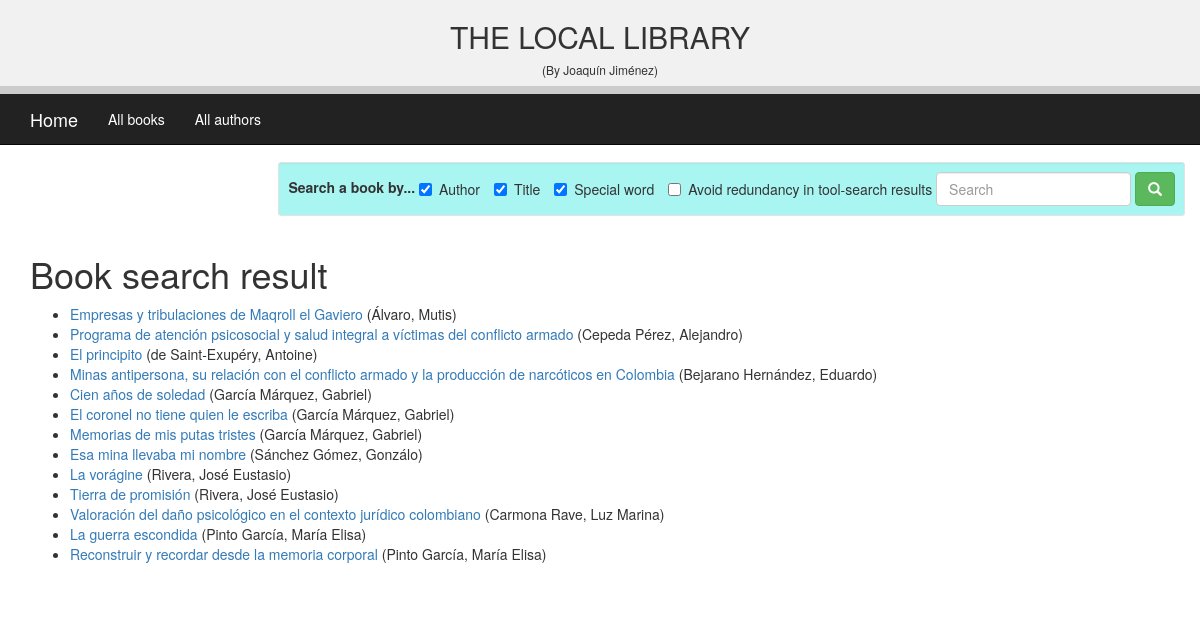
The app's page /catalog/search/ with its own data.
### catalog/models.py (models this page shows, shortened)
class Book(models.Model):
    title = models.CharField(max_length=200)
    author = models.ForeignKey('Author', on_delete=models.SET_NULL, null=True)
    summary = models.TextField(max_length=1000, help_text='Enter a brief description of the book')
    isbn = models.CharField('ISBN', max_length=13, help_text='13 Character <a href="https://www.isbn-international.org/content/what-isbn">ISBN number</a>')
    genre = models.ManyToManyField(Genre, help_text='Select a genre for this book')
    def display_genre(self):
            """Create a string for the Genre. This is required to display genre in Admin."""
            return ', '.join(genre.name for genre in self.genre.all()[:3])
    display_genre.short_description = 'Genre'
    def get_absolute_url(self):
        return reverse('book-detail', args=[str(self.id)])

class Author(models.Model):
    first_name = models.CharField(max_length=100)
    last_name = models.CharField(max_length=100)
    date_of_birth = models.DateField(null=True, blank=True)
    date_of_death = models.DateField('Died', null=True, blank=True)
    class Meta:
        ordering = ['last_name', 'first_name']
    def __str__(self):
        return f'{self.last_name}, {self.first_name}'

### catalog/views.py (the view, shortened to what this page needs)
# urls.py: path('search/', views.BookSearch, name='book-search'),
def BookSearch(request):
    book_default_list = Book.objects.all()
    search_box_field = request.GET.get('search_box')
    check_boxes_active = request.GET.getlist('check_boxes')
    summaries_list = []
    books_by_summary_list = []
    redundance = "redundancy" in check_boxes_active
    summary_search = dict(zip(books_by_summary_list, summaries_list))
    context = {
        'title_and_author_books': book_default_list,
        'summary_search_result': summary_search,
        'the_search': search_box_field,
        'check_boxes': check_boxes_active,
    }
    return render(request, 'search/book_search.html', context=context)

### catalog/templates/search/book_search.html (shortened to what this page needs)
{% extends "base_generic.html" %}
{% block content %}
    <h1>Book search result</h1>
    {% if title_and_author_books %}
        <ul>
            {% for book in title_and_author_books %}
            <li>
                <a href="{{ book.get_absolute_url }}">{{ book.title }}</a> ({{book.author}})
            </li>
            {% endfor %}
        </ul>
    {% endif %}
{% endblock %}

### records on screen
Book: title "Empresas y tribulaciones de Maqroll el Gaviero", author "Álvaro, Mutis"
Book: title "Programa de atención psicosocial y salud integral a víctimas del conflicto armado", author "Cepeda Pérez, Alejandro"
Book: title "El principito", author "de Saint-Exupéry, Antoine"
Book: title "Minas antipersona, su relación con el conflicto armado y la producción de narcóticos en Colombia", author "Bejarano Hernández, Eduardo"
Book: title "Cien años de soledad", author "García Márquez, Gabriel"
Book: title "El coronel no tiene quien le escriba", author "García Márquez, Gabriel"
Book: title "Memorias de mis putas tristes", author "García Márquez, Gabriel"
Book: title "Esa mina llevaba mi nombre", author "Sánchez Gómez, Gonzálo"
Book: title "La vorágine", author "Rivera, José Eustasio"
Book: title "Tierra de promisión", author "Rivera, José Eustasio"
Book: title "Valoración del daño psicológico en el contexto jurídico colombiano", author "Carmona Rave, Luz Marina"
Book: title "La guerra escondida", author "Pinto García, María Elisa"
Book: title "Reconstruir y recordar desde la memoria corporal", author "Pinto García, María Elisa"
